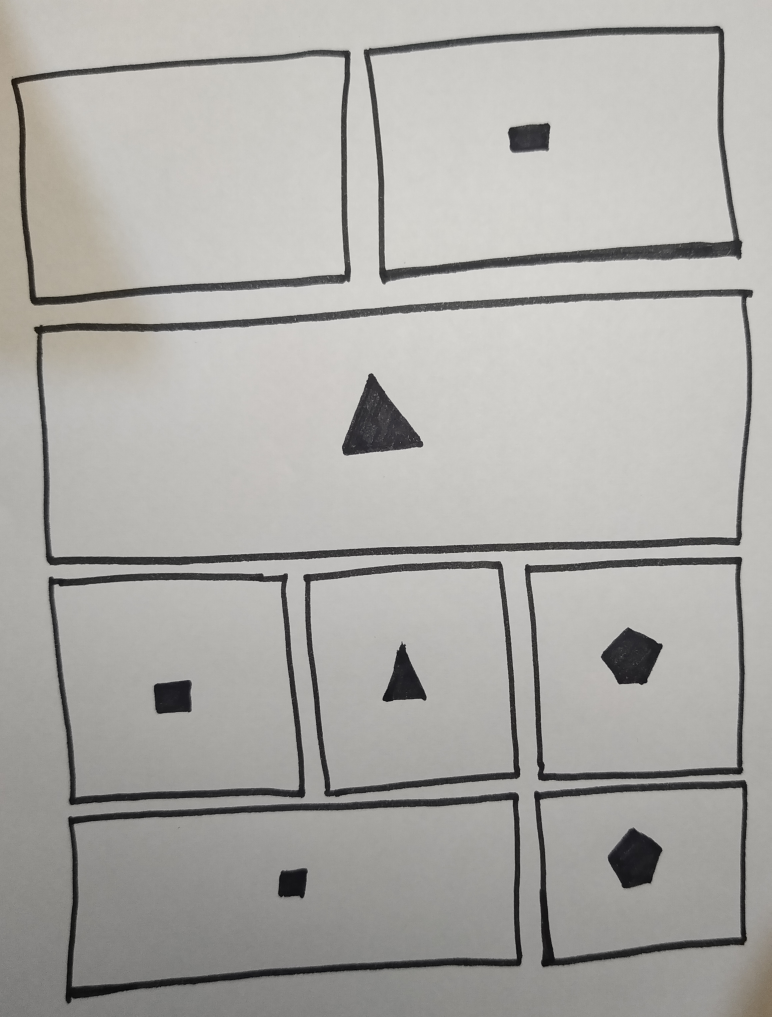
#> input picture 1.jpg, 4627 x 6100 px (shown at 1/6 size)
$ python Main.py
#> lines starting #> are read from the running program, lines starting #| are printed output that depends on the picture; after the words box and inside, x2 and y2 are one past the last pixel; in counts of white or black regions, pixels touching at a corner belong together
### Sketch.py
# Author: Jayendra Matarage
# Title: Sketch to Code


import cv2


class Sketch:
    div_map = [
        {'SIZE': 0, 'COL_SIZE': 2},
        {'SIZE': 16.6, 'COL_SIZE': 2},
        {'SIZE': 24.9, 'COL_SIZE': 4},
        {'SIZE': 33.2, 'COL_SIZE': 4},
        {'SIZE': 41.5, 'COL_SIZE': 6},
        {'SIZE': 49.8, 'COL_SIZE': 6},
        {'SIZE': 58.1, 'COL_SIZE': 8},
        {'SIZE': 66.4, 'COL_SIZE': 8},
        {'SIZE': 74.7, 'COL_SIZE': 10},
        {'SIZE': 83.0, 'COL_SIZE': 10},
        {'SIZE': 91.3, 'COL_SIZE': 12},
        {'SIZE': 99.6, 'COL_SIZE': 12}
    ]

    def find_main_divs(self, img):
        print("|Detecting Divs...")
        image_to_gray = cv2.cvtColor(img, cv2.COLOR_RGB2GRAY)
        # detect edges of image using canny
        edges_of_image = cv2.Canny(image_to_gray, 50, 150, apertureSize=3)
        # find contours using canny image
        cont, hierarachy = cv2.findContours(edges_of_image, cv2.RETR_EXTERNAL, cv2.CHAIN_APPROX_NONE)

        div_count = 0
        unknown_count = 0
        position_of_div = []
        all_divs_of_page = []

        for c in cont:
            approx = cv2.approxPolyDP(c, 0.03 * cv2.arcLength(c, True), True)
            if len(approx) == 4:
                x, y, w, h = cv2.boundingRect(c)
                if w > 10 and h > 10:
                    if x not in position_of_div:
                        position_of_div.append(x)
                        M = cv2.moments(c)
                        cX = int(M["m10"] / M["m00"])
                        cY = int(M["m01"] / M["m00"])
                        cv2.circle(img, (cX, cY), 3, (255, 255, 0), -1)
                        cv2.rectangle(img, (x, y), (x + w, y + h), (0, 255, 0), 3)

                        width_of_rec_in_percentage = (w / img.shape[1]) * 100

                        for point in reversed(self.div_map):
                            if point['SIZE'] < width_of_rec_in_percentage:
                                cv2.putText(img, 'DIV size : ' + str(point['COL_SIZE']), (int(x + 10), int(y + 20)),
                                            cv2.FONT_HERSHEY_SIMPLEX, 0.7,
                                            (0, 0, 255), 1,
                                            cv2.LINE_AA)
                                cv2.putText(img, 'DIV' + str(div_count), (int(x), int(y + h)),
                                            cv2.FONT_HERSHEY_SIMPLEX,
                                            0.5, (255, 0, 0), 1, cv2.LINE_AA)

                                all_divs_of_page.append({
                                    "DIV_ID": div_count,"BT_SIZE": point['COL_SIZE'], "W": w,"H": h,"P1": [x, y], "P2": [x + w, y + h],"MID_X": cX, "MID_Y": cY,
                                })

                                break
                        div_count += 1
            else:
                unknown_count += 1

        print("|Main DIV count : " + str(div_count))

        div_data = [{
            "DIV_COUNT": div_count,
            "DIV_DATA": all_divs_of_page,
            "IMAGE": img,
        }]

        return div_data

    def find_paras(self, img):
        print("|Detecting Paragraphs...")

        # make image window
        #cv2.namedWindow('Paras of page', cv2.WINDOW_AUTOSIZE)

        # make gray image
        image_to_gray = cv2.cvtColor(img, cv2.COLOR_RGB2GRAY)

        # detect edges of image using canny
        edges_of_image = cv2.Canny(image_to_gray, 50, 150, apertureSize=3)

        # find contours using canny image
        cont, hierarachy = cv2.findContours(edges_of_image, cv2.RETR_TREE, cv2.CHAIN_APPROX_NONE)

        # sort image contours
        cont = sorted(cont, key=lambda ctr: cv2.boundingRect(ctr)[1])

        para_count = 0
        unknown_count = 0
        p_array_position = []
        all_paras_of_page = []

        for c in cont:
            approx = cv2.approxPolyDP(c, 0.03 * cv2.arcLength(c, True), True)
            if len(approx) == 4:
                x, y, w, h = cv2.boundingRect(c)
                if w > 10 and h > 10:
                    if w < 50 and h < 50:
                        if x not in p_array_position:
                            M = cv2.moments(c)
                            cX = int(M["m10"] / M["m00"])
                            cY = int(M["m01"] / M["m00"])
                            cv2.circle(img, (cX, cY), 3, (255, 255, 0), -1)
                            p_array_position.append(x)
                            cv2.rectangle(img, (x, y), (x + w, y + h), (0, 0, 255), 2)
                            all_paras_of_page.append({
                                "P_ID": para_count,"W": w, "H": h,
                                "P1": [x, y],"P2": [(x + w), (y + h)],"MID_X": cX,"MID_Y": cY,
                            })
                            cv2.putText(img, 'Paragraph ' + str(para_count), (int(x + w), int(y)),
                                        cv2.FONT_HERSHEY_SIMPLEX,
                                        0.5, (255, 0, 0), 1, cv2.LINE_AA)
                            para_count += 1
            else:
                unknown_count += 1

        print("|Paragraph count : " + str(para_count))

        para_data = [{
            "PARA_COUNT": para_count,
            "PARA_DATA": all_paras_of_page,
            "IMAGE": img,
        }]

        return para_data

    def find_images(self, img):
        print("|Detecting Images...")
        # make image window
        #cv2.namedWindow('Images of page', cv2.WINDOW_AUTOSIZE)

        # make gray image
        image_to_gray = cv2.cvtColor(img, cv2.COLOR_RGB2GRAY)

        # detect edges of image using canny
        edges_of_image = cv2.Canny(image_to_gray, 50, 150, apertureSize=3)

        # find contours using canny image
        cont, hierarachy = cv2.findContours(edges_of_image, cv2.RETR_TREE, cv2.CHAIN_APPROX_NONE)

        # sort image contours
        cont = sorted(cont, key=lambda ctr: cv2.boundingRect(ctr)[1])

        img_count = 0
        unknown_count = 0
        i_array_position = []
        all_images_of_page = []

        for c in cont:
            approx = cv2.approxPolyDP(c, 0.03 * cv2.arcLength(c, True), True)
            if len(approx) == 3:
                x, y, w, h = cv2.boundingRect(c)
                if w > 10 and h > 10:
                    if x not in i_array_position:
                        cv2.drawContours(img, [c], 0, (255, 0, 0), 1)
                        i_array_position.append(x)
                        M = cv2.moments(c)
                        cX = int(M["m10"] / M["m00"])
                        cY = int(M["m01"] / M["m00"])
                        cv2.circle(img, (cX, cY), 3, (255, 255, 0), -1)
                        all_images_of_page.append({
                            "IMAGE_ID": img_count,
                            "W": w,
                            "H": h,
                            "P1": (x, y),
                            "P2": (x + w, y + h),
                            "MID_X": cX,
                            "MID_Y": cY,
                        })

                        cv2.putText(img, "img " + str(img_count), (x, y), cv2.FONT_HERSHEY_SIMPLEX,
                                    0.5, (255, 0, 0), 1, cv2.LINE_AA)
                        img_count += 1
            else:
                unknown_count += 1

        print("|Images count : " + str(img_count))

        image_data = [{
            "IMAGE_COUNT": img_count,
            "IMAGE_DATA": all_images_of_page,
            "IMAGE": img,
        }]

        return image_data

    def find_lists(self, img):
        print("|Detecting Lists...")
        # make image window
        #cv2.namedWindow('Lists of page', cv2.WINDOW_AUTOSIZE)

        # make gray image
        image_to_gray = cv2.cvtColor(img, cv2.COLOR_RGB2GRAY)

        # detect edges of image using canny
        edges_of_image = cv2.Canny(image_to_gray, 50, 150, apertureSize=3)

        # find contours using canny image
        cont, hierarachy = cv2.findContours(edges_of_image, cv2.RETR_TREE, cv2.CHAIN_APPROX_NONE)

        # sort image contours
        cont = sorted(cont, key=lambda ctr: cv2.boundingRect(ctr)[1])

        list_count = 0
        unknown_count = 0
        l_array_position = []
        all_lists_of_page = []

        for c in cont:
            approx = cv2.approxPolyDP(c, 0.03 * cv2.arcLength(c, True), True)
            if len(approx) == 5:
                x, y, w, h = cv2.boundingRect(c)
                if w > 10 and h > 10:
                    if x not in l_array_position:
                        cv2.drawContours(img, [c], 0, (0, 0, 255), 1)
                        l_array_position.append(x)
                        M = cv2.moments(c)
                        cX = int(M["m10"] / M["m00"])
                        cY = int(M["m01"] / M["m00"])
                        cv2.circle(img, (cX, cY), 3, (255, 255, 0), -1)
                        all_lists_of_page.append({
                            "LIST": list_count,
                            "W": w,
                            "H": h,
                            "P1": (x, y),
                            "P2": (x + w, y + h),
                            "MID_X": cX,
                            "MID_Y": cY,
                        })

                        cv2.putText(img, "list " + str(list_count), (x, y), cv2.FONT_HERSHEY_SIMPLEX,
                                    0.5, (255, 0, 0), 1, cv2.LINE_AA)
                        list_count += 1
            else:
                unknown_count += 1

        print("|Lists count : " + str(list_count))
        list_data = [{
            "LIST_COUNT": list_count,
            "LIST_DATA": all_lists_of_page,
            "IMAGE": img,
        }]

        return list_data

### Template.py
# Author: Jayendra Matarage
# Title: Sketch to Code


class Template:
    def generate_data(self, data, width, height):

        avg_height = 100

        # divide page height with avg height
        page_height_parts = round(height / avg_height)

        # add image height sections into array
        height_cats = []
        avg_first = 0
        for x in range(page_height_parts):
            avg_first = avg_first + avg_height
            height_cats.append(avg_first)

        # get dives
        divs = data[0]['DIVS']
        selected_rows = []
        # add row id
        # loop divs
        for div in divs:
            # loop through height section array to find what is the section of array
            for row in range(len(height_cats)):
                # if center Y of div is less than to section add section array index to div
                if div['MID_Y'] <= height_cats[row]:
                    div['R'] = row
                    # add selected section id array
                    selected_rows.append(row)
                    break

        # remove duplicated section id
        selected_rows = list(set(selected_rows))

        # devide dives into rows
        row_splitted = []

        # loop through selected sections
        for row in range(len(selected_rows)):
            div_of_row = []
            for div in divs:
                # if selected divs R id equals into row id add div into array
                if div['R'] == selected_rows[row]:
                    div_of_row.append(div)
            # add selected rows with divs into main array

            row_splitted.append(div_of_row)

        return row_splitted

    def generate_items_of_div(self, items, rows):

        paragraphs_of_page = items[0]['PARAS']
        images_of_page = items[0]['IMAGES']
        list_of_page = items[0]['LISTS']

        rows_of_page = rows

        # add paragraphs to div
        for row in rows_of_page:
            row_divs = row
            for div in range(len(row_divs)):
                paras_of_div = []
                for paras in paragraphs_of_page:
                    if paras['P1'][0] > row_divs[div]['P1'][0] and paras['P1'][1] > row_divs[div]['P1'][1] and \
                                    paras['P2'][0] < row_divs[div]['P2'][0] and paras['P2'][1] < row_divs[div]['P2'][1]:
                        paras_of_div.append(paras)
                        break
                row_divs[div]['PARAS'] = paras_of_div

        # add image to div
        for row in rows_of_page:
            row_divs = row
            for div in range(len(row_divs)):
                images_of_div = []
                for images in images_of_page:
                    if images['P1'][0] > row_divs[div]['P1'][0] and images['P1'][1] > row_divs[div]['P1'][1] and \
                                    images['P2'][0] < row_divs[div]['P2'][0] and images['P2'][1] < row_divs[div]['P2'][
                        1]:
                        images_of_div.append(images)
                        break
                row_divs[div]['IMAGES'] = images_of_div

        # add list to div
        for row in rows_of_page:
            row_divs = row
            for div in range(len(row_divs)):
                list_of_div = []
                for lists in list_of_page:
                    if lists['P1'][0] > row_divs[div]['P1'][0] and lists['P1'][1] > row_divs[div]['P1'][1] and \
                                    lists['P2'][0] < row_divs[div]['P2'][0] and lists['P2'][1] < row_divs[div]['P2'][1]:
                        list_of_div.append(lists)
                        break
                row_divs[div]['LISTS'] = list_of_div

        return rows_of_page

### View.py
# Author: Jayendra Matarage
# Title: Sketch to Code
import random


class View:
    def random_color(self):
        r = lambda: random.randint(0, 255)
        return '#%02X%02X%02X' % (r(), r(), r())

    def generate_html_code(self, element_object,image_height):
        elements = element_object

        max_height = 0
        for row in elements:
            for div in row:
                if max_height < div['H']:
                    max_height = div['H']

        view_string = ""
        for row in elements:
            view_string = view_string + "<div class='row'>"
            for div in row:
                if len(div['IMAGES']) >= 1:
                    view_string = view_string + "<div style='height:" + str(max_height) + "px;background-color: " + str(
                        self.random_color()) + "' class='col-" + str(div['BT_SIZE']) + " p-0'>"
                else:
                    view_string = view_string + "<div style='height:" + str(max_height) + "px;background-color: " + str(
                        self.random_color()) + "' class='col-" + str(div['BT_SIZE']) + "'>"

                for paras in div['PARAS']:
                    view_string = view_string + "<p>This is paragraph</p>"

                for images in div['IMAGES']:
                    view_string = view_string + "<img style='height:" + str(
                        max_height) + "px;width:100%' src=https://dummyimage.com/" + str(div['W']) + "x" + str(max_height) + "/000/fff' />"

                for lists in div['LISTS']:
                    view_string = view_string + "<ul>"
                    view_string = view_string + "<li>One</li>"
                    view_string = view_string + "<li>Two</li>"
                    view_string = view_string + "<li>Three</li>"
                    view_string = view_string + "</ul>"

                view_string = view_string + "</div>"

            view_string = view_string + "</div>"
        return view_string

### File.py
# Author: Jayendra Matarage
# Title: Sketch to Code

class File:
    def save_file(self, data_string):
        #print(data_string)

        file_data = ""
        file_data = file_data + "<!DOCTYPE html><html lang='en'><head><meta charset='utf-8' />"
        file_data = file_data + "<meta name='viewport' content='width=device-width, initial-scale=1, shrink-to-fit=no' />"
        file_data = file_data + "<link rel='stylesheet' href='https://maxcdn.bootstrapcdn.com/bootstrap/4.0.0/css/bootstrap.min.css' integrity='sha384-Gn5384xqQ1aoWXA+058RXPxPg6fy4IWvTNh0E263XmFcJlSAwiGgFAW/dAiS6JXm' crossorigin='anonymous'/>"
        file_data = file_data + "<title>Template</title></head><body>"

        file_data = file_data + data_string

        file_data = file_data + "<script src='https://code.jquery.com/jquery-3.2.1.slim.min.js' integrity = 'sha384-KJ3o2DKtIkvYIK3UENzmM7KCkRr/rE9/Qpg6aAZGJwFDMVNA/GpGFF93hXpG5KkN' crossorigin = 'anonymous'> </script>"

        file_data = file_data + "<script src = 'https://cdnjs.cloudflare.com/ajax/libs/popper.js/1.12.9/umd/popper.min.js' integrity = 'sha384-ApNbgh9B+Y1QKtv3Rn7W3mgPxhU9K/ScQsAP7hUibX39j7fakFPskvXusvfa0b4Q' crossorigin = 'anonymous'> </script >"
        file_data = file_data + "<script src='https://maxcdn.bootstrapcdn.com/bootstrap/4.0.0/js/bootstrap.min.js' integrity = 'sha384-JZR6Spejh4U02d8jOt6vLEHfe/JQGiRRSQQxSfFWpi1MquVdAyjUar5+76PVCmYl' crossorigin = 'anonymous'></script>"
        file_data = file_data + "</body></html>"

        f = open("template.html", "w")
        f.write(file_data)
        f.close()

### Main.py
# Author: Jayendra Matarage
# Title: Sketch to Code

from os import path

from Sketch import Sketch
from Template import Template
from View import View
from File import File
import cv2

image_process = Sketch()
generate_template = Template()
view = View()
file = File()

if __name__ == '__main__':
    print("|-------------------------------------------------------|")
    print("|\t\t\t\t\tShapes to </>code\t\t\t\t\t|")
    print("|-------------------------------------------------------|")

    image_file = input("|\tEnter image file name : ")
#> the answer given: 1.jpg
    while True:
        if image_file == "":
            image_file = input("|\tPlease enter image file name : ")
        else:
            if path.exists(image_file) != True:
                image_file = input("|\tFile not found or incorrect file name : ")
            else:
                break
    print("|-------------------------------------------------------|")
    print("|\tProcessing " + image_file + '....')


    img = cv2.imread(image_file)
#> img is the input picture: shape (6100, 4627, 3); mean B, G, R 166.4, 170.1, 171.4
    # resize image
    scale_percent = 12
    width = int(img.shape[1] * scale_percent / 100)
    height = int(img.shape[0] * scale_percent / 100)
    dim = (width, height)
    img = cv2.resize(img, dim, interpolation=cv2.INTER_AREA)
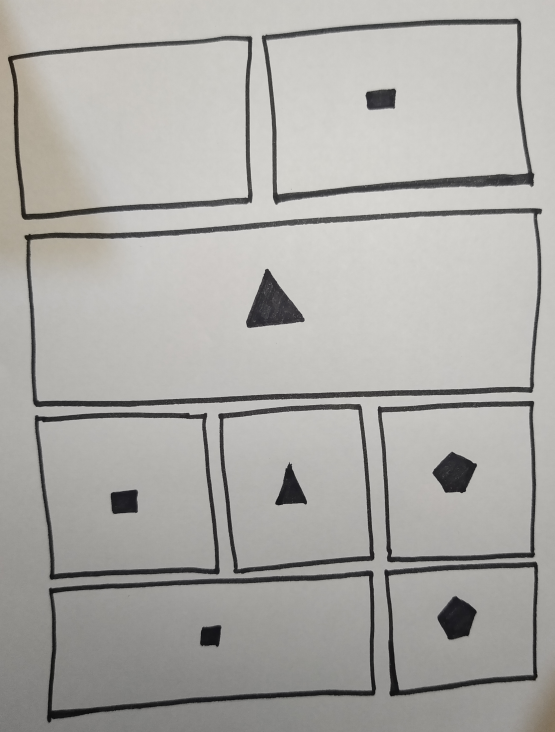
#> img: shape (732, 555, 3); mean B, G, R 166.4, 170.1, 171.4
    print("|Image size H " + str(img.shape[0]) + " | W " + str(img.shape[1]))
#| |Image size H 732 | W 555
    print("|-------------------------------------------------------|")


    img_detect_divs = img.copy()
    divs_of_page = image_process.find_main_divs(img_detect_divs)
#> in find_main_divs, `edges_of_image = cv2.Canny(image_to_gray, 50, 150, apertureSize=3)`:
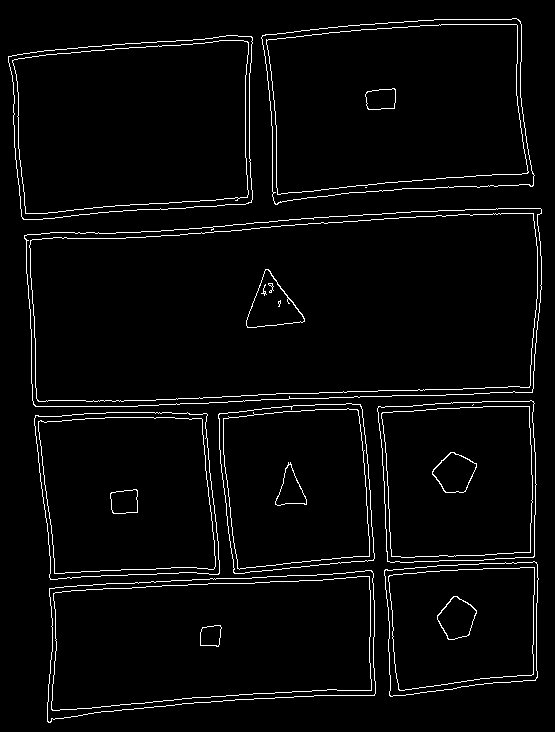
#> edges_of_image: shape (732, 555); 3.3% white in thin lines or dots
#> in find_main_divs, `cont, hierarachy = cv2.findContours(edges_of_image, cv2.RETR_EXTERNAL,..`: cont = 8 contours; box (x1, y1, x2, y2) and area: (24, 208, 542, 407) 90855, (261, 18, 535, 205) 42582, (47, 570, 376, 723) 40216, (8, 35, 253, 220) 39308, (34, 412, 220, 580) 27406, (377, 400, 537, 563) 23700, (218, 403, 375, 574) 23049, (384, 561, 539, 697) 18158
#> the loop in find_main_divs, `for c in cont:` made 8 passes
#> (approx, x, y, w, h, cX, cY, width_of_rec_in_percentage) on passes 1 to 5: ([[373, 573], [49, 588], [47, 721], [374, 695]], 47, 570, 329, 153, 209, 641, 59.28), ([[536, 562], [385, 569], [389, 695], [535, 680]], 384, 561, 155, 136, 461, 625, 27.93), ([[35, 415], [50, 579], [219, 573], [206, 413]], 34, 412, 186, 168, 127, 493, 33.51), ([[360, 404], [218, 414], [234, 573], [373, 560]], 218, 403, 157, 171, 296, 486, 28.29), ([[533, 401], [378, 406], [387, 561], [534, 556]], 377, 400, 160, 163, 458, 480, 28.83)
#> (the rest of the program and of its run is left out)
